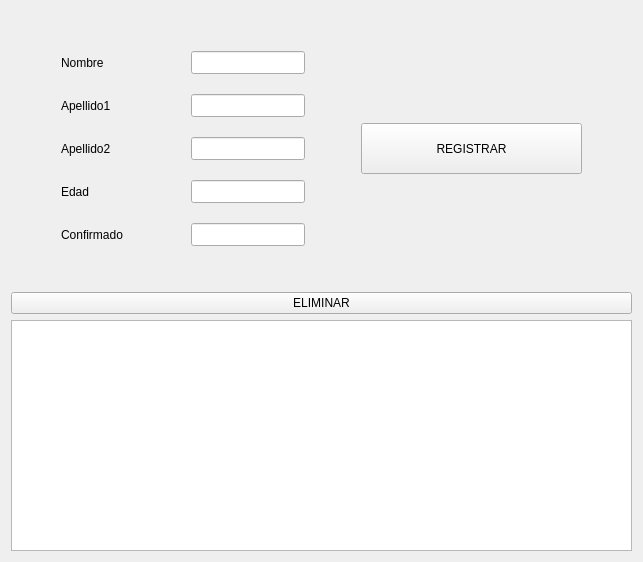
               <widget class="QWidget" name="pagina_asistente">
                <layout class="QVBoxLayout" name="verticalLayout_13">
                 <item>
                  <spacer name="verticalSpacer_10">
                   <property name="orientation">
                    <enum>Qt::Vertical</enum>
                   </property>
                   <property name="sizeHint" stdset="0">
                    <size>
                     <width>20</width>
                     <height>40</height>
                    </size>
                   </property>
                  </spacer>
                 </item>
                 <item>
                  <layout class="QHBoxLayout" name="horizontalLayout_19">
                   <item>
                    <spacer name="horizontalSpacer_25">
                     <property name="orientation">
                      <enum>Qt::Horizontal</enum>
                     </property>
                     <property name="sizeHint" stdset="0">
                      <size>
                       <width>40</width>
                       <height>20</height>
                      </size>
                     </property>
                    </spacer>
                   </item>
                   <item>
                    <layout class="QHBoxLayout" name="horizontalLayout_20">
                     <property name="spacing">
                      <number>20</number>
                     </property>
                     <item>
                      <layout class="QVBoxLayout" name="verticalLayout_28">
                       <item>
                        <widget class="QLabel" name="label_25">
                         <property name="minimumSize">
                          <size>
                           <width>110</width>
                           <height>23</height>
                          </size>
                         </property>
                         <property name="text">
                          <string>Nombre</string>
                         </property>
                        </widget>
                       </item>
                       <item>
                        <widget class="QLabel" name="label_26">
                         <property name="minimumSize">
                          <size>
                           <width>110</width>
                           <height>23</height>
                          </size>
                         </property>
                         <property name="text">
                          <string>Apellido1</string>
                         </property>
                        </widget>
                       </item>
                       <item>
                        <widget class="QLabel" name="label_27">
                         <property name="minimumSize">
                          <size>
                           <width>110</width>
                           <height>23</height>
                          </size>
                         </property>
                         <property name="text">
                          <string>Apellido2</string>
                         </property>
                        </widget>
                       </item>
                       <item>
                        <widget class="QLabel" name="label_28">
                         <property name="minimumSize">
                          <size>
                           <width>110</width>
                           <height>23</height>
                          </size>
                         </property>
                         <property name="text">
                          <string>Edad</string>
                         </property>
                        </widget>
                       </item>
                       <item>
                        <widget class="QLabel" name="label_29">
                         <property name="minimumSize">
                          <size>
                           <width>110</width>
                           <height>23</height>
                          </size>
                         </property>
                         <property name="text">
                          <string>Confirmado</string>
                         </property>
                        </widget>
                       </item>
                      </layout>
                     </item>
                     <item>
                      <layout class="QVBoxLayout" name="verticalLayout_29">
                       <item>
                        <widget class="QLineEdit" name="entry_nombreAsist">
                         <property name="minimumSize">
                          <size>
                           <width>114</width>
                           <height>23</height>
                          </size>
                         </property>
                        </widget>
                       </item>
                       <item>
                        <widget class="QLineEdit" name="entry_apellidoAsist">
                         <property name="minimumSize">
                          <size>
                           <width>114</width>
                           <height>23</height>
                          </size>
                         </property>
                        </widget>
                       </item>
                       <item>
                        <widget class="QLineEdit" name="entry_apellido2Asist">
                         <property name="minimumSize">
                          <size>
                           <width>114</width>
                           <height>23</height>
                          </size>
                         </property>
                        </widget>
                       </item>
                       <item>
                        <widget class="QLineEdit" name="entry_edadAsist">
                         <property name="minimumSize">
                          <size>
                           <width>114</width>
                           <height>23</height>
                          </size>
                         </property>
                        </widget>
                       </item>
                       <item>
                        <widget class="QLineEdit" name="entry_confirmacionAsist">
                         <property name="minimumSize">
                          <size>
                           <width>114</width>
                           <height>23</height>
                          </size>
                         </property>
                        </widget>
                       </item>
                      </layout>
                     </item>
                    </layout>
                   </item>
                   <item>
                    <spacer name="horizontalSpacer_26">
                     <property name="orientation">
                      <enum>Qt::Horizontal</enum>
                     </property>
                     <property name="sizeHint" stdset="0">
                      <size>
                       <width>40</width>
                       <height>20</height>
                      </size>
                     </property>
                    </spacer>
                   </item>
                   <item>
                    <layout class="QVBoxLayout" name="verticalLayout_30">
                     <item>
                      <widget class="QPushButton" name="btn_registrarAsist">
                       <property name="minimumSize">
                        <size>
                         <width>221</width>
                         <height>51</height>
                        </size>
                       </property>
                       <property name="text">
                        <string>REGISTRAR</string>
                       </property>
                      </widget>
                     </item>
                    </layout>
                   </item>
                   <item>
                    <spacer name="horizontalSpacer_27">
                     <property name="orientation">
                      <enum>Qt::Horizontal</enum>
                     </property>
                     <property name="sizeHint" stdset="0">
                      <size>
                       <width>40</width>
                       <height>20</height>
                      </size>
                     </property>
                    </spacer>
                   </item>
                  </layout>
                 </item>
                 <item>
                  <spacer name="verticalSpacer_9">
                   <property name="orientation">
                    <enum>Qt::Vertical</enum>
                   </property>
                   <property name="sizeHint" stdset="0">
                    <size>
                     <width>20</width>
                     <height>40</height>
                    </size>
                   </property>
                  </spacer>
                 </item>
                 <item>
                  <widget class="QPushButton" name="btn_eliminarAsist">
                   <property name="minimumSize">
                    <size>
                     <width>595</width>
                     <height>18</height>
                    </size>
                   </property>
                   <property name="text">
                    <string>ELIMINAR</string>
                   </property>
                  </widget>
                 </item>
                 <item>
                  <widget class="QTableWidget" name="tabla_asistentes">
                   <property name="minimumSize">
                    <size>
                     <width>621</width>
                     <height>231</height>
                    </size>
                   </property>
                  </widget>
                 </item>
                </layout>
               </widget>
